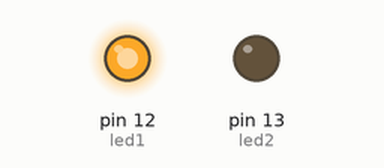
Simulated run of this sketch. Board: Arduino Uno, built with avr-gcc and run on an emulated ATmega328P. Shown: output pins drawn as LEDs (lit = HIGH).

Above: at 0.1 s.
At 11.5 s:
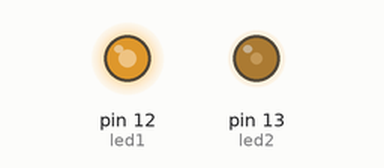
At 21.4 s:
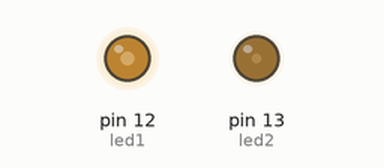
At 33.2 s:
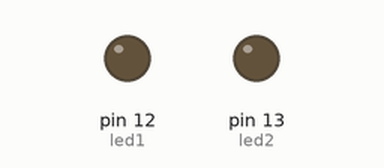
Timing chart, 0 to 34.7 s (numbered marks = the images above):
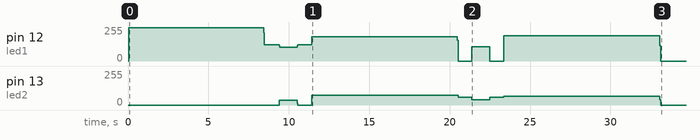

The sketch:

ac_8.ino
```cpp
int led1 = 12;
int led2 = 13;

void setup()
{
pinMode(led1,OUTPUT);
pinMode(led2,OUTPUT);
}
void loop()
{
for (int i=0; i <= 8200; i++)
{
digitalWrite(led1,HIGH);
delayMicroseconds(1000);
digitalWrite(led1,LOW);
digitalWrite(led2,HIGH);
delayMicroseconds(10);
digitalWrite(led2,LOW);
delay(0.01);
}
for (int i=0; i <= 500; i++)
{
digitalWrite(led1,HIGH);
delayMicroseconds(900);
digitalWrite(led1,LOW);
delay(1);
}
for (int i=0; i <= 500; i++)
{
digitalWrite(led1,HIGH);
delayMicroseconds(900);
digitalWrite(led1,LOW);
digitalWrite(led2,HIGH);
delayMicroseconds(300);
digitalWrite(led2,LOW);
delay(1);

}
for (int i=0; i <= 470; i++)
{
digitalWrite(led1,HIGH);
delayMicroseconds(900);
digitalWrite(led1,LOW);
delay(1);
}

for (int i=0; i <= 6400; i++)
{
digitalWrite(led1,HIGH);
delayMicroseconds(1000);
digitalWrite(led1,LOW);
digitalWrite(led2,HIGH);
delayMicroseconds(400);
digitalWrite(led2,LOW);
delay(0.01);
}

for (int i=0; i <= 650; i++)
{
digitalWrite(led2,HIGH);
delayMicroseconds(300);
digitalWrite(led2,LOW);
delay(1);
}
for (int i=0; i <= 500; i++)
{
digitalWrite(led1,HIGH);
delayMicroseconds(900);
digitalWrite(led1,LOW);
digitalWrite(led2,HIGH);
delayMicroseconds(300);
digitalWrite(led2,LOW);
delay(1);

}
for (int i=0; i <= 670; i++)
{
digitalWrite(led2,HIGH);
delayMicroseconds(300);
digitalWrite(led2,LOW);
delay(1);
}

for (int i=0; i <= 8000; i++)
{
digitalWrite(led1,HIGH);
delayMicroseconds(900);
digitalWrite(led1,LOW);
digitalWrite(led2,HIGH);
delayMicroseconds(300);
digitalWrite(led2,LOW);
delay(0.01);
}
for (int i=0; i <= 7000; i++)
{
digitalWrite(led1,LOW);
delayMicroseconds(900);
digitalWrite(led1,LOW);
digitalWrite(led2,LOW);
delayMicroseconds(300);
digitalWrite(led2,LOW);
delay(0.5);
}

}
```
